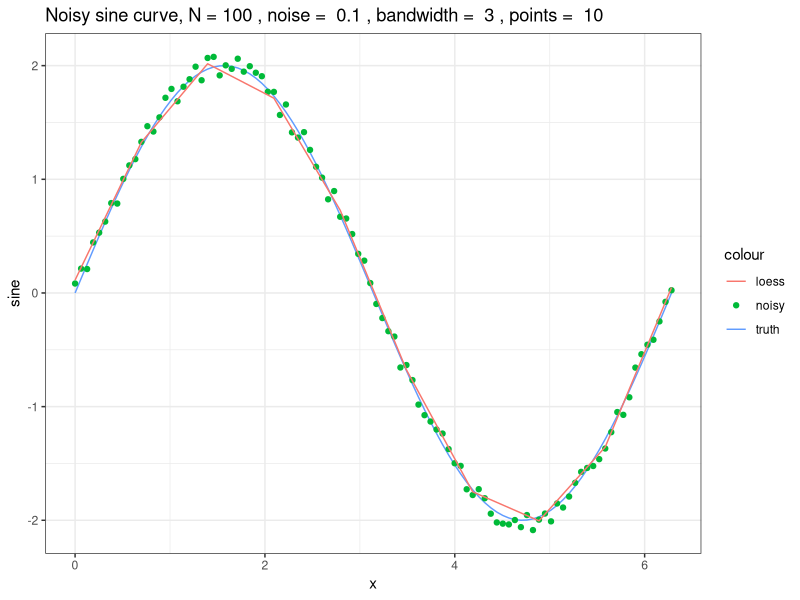
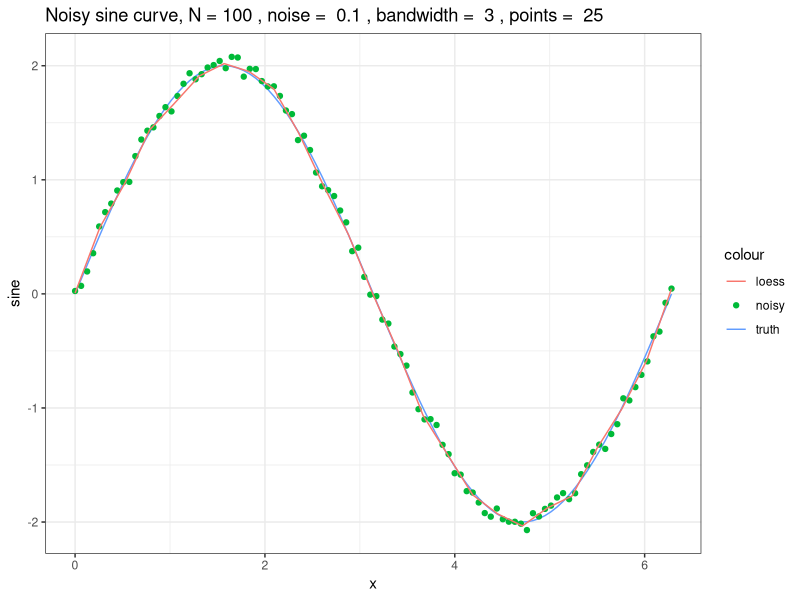
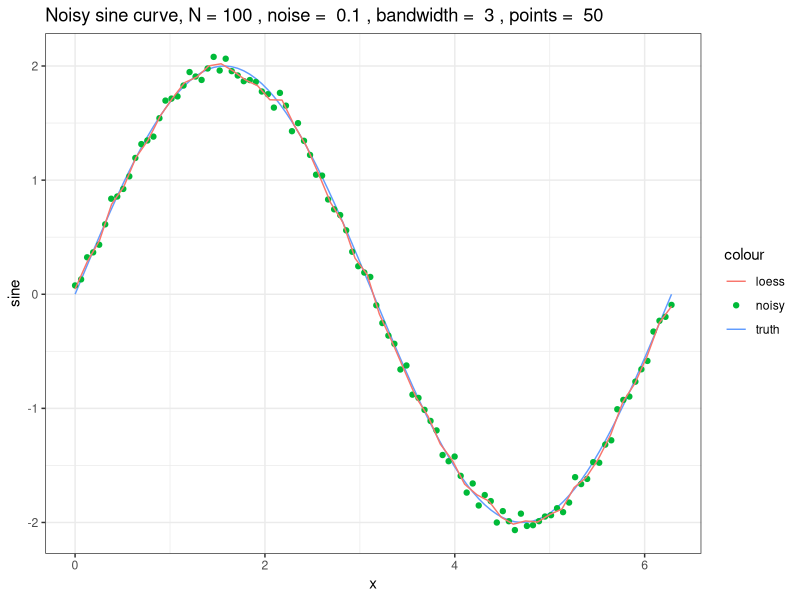
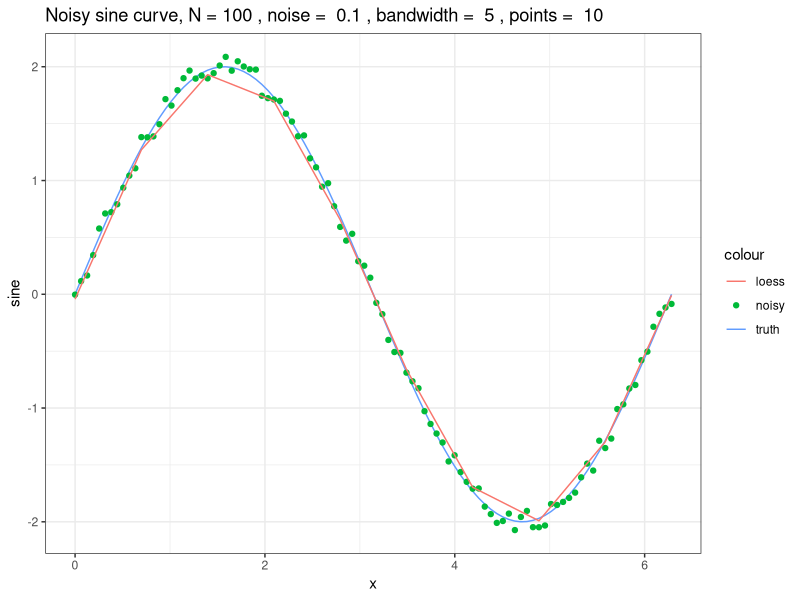
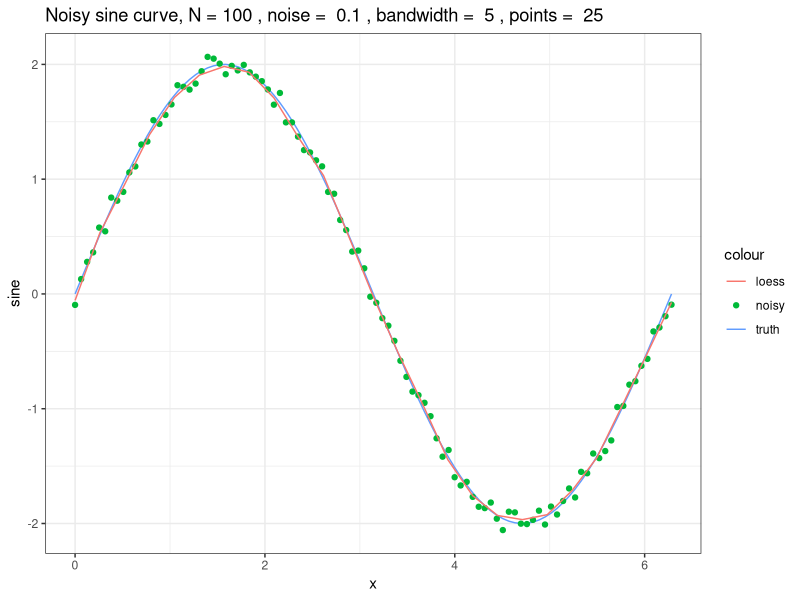
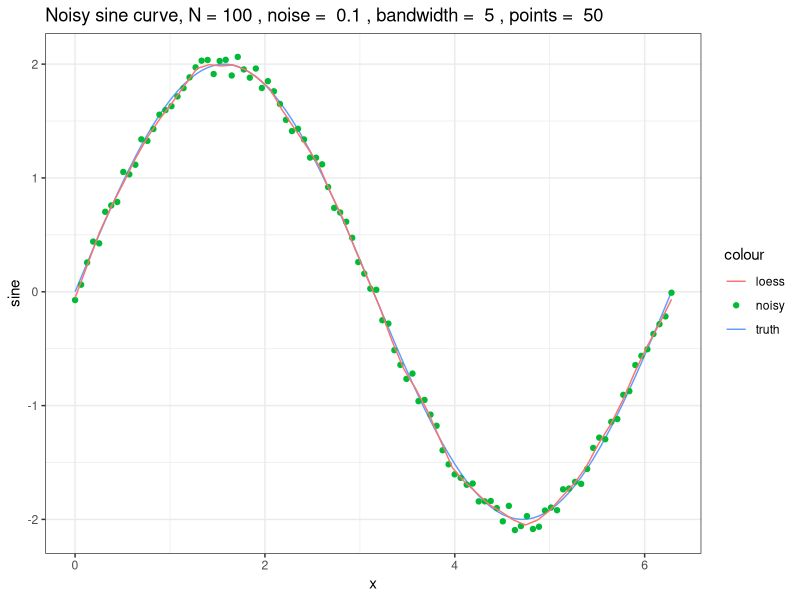
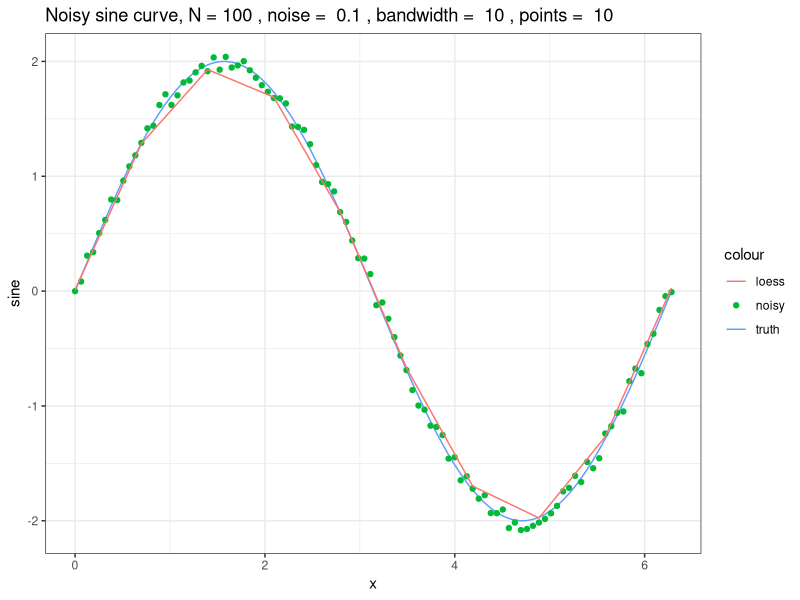
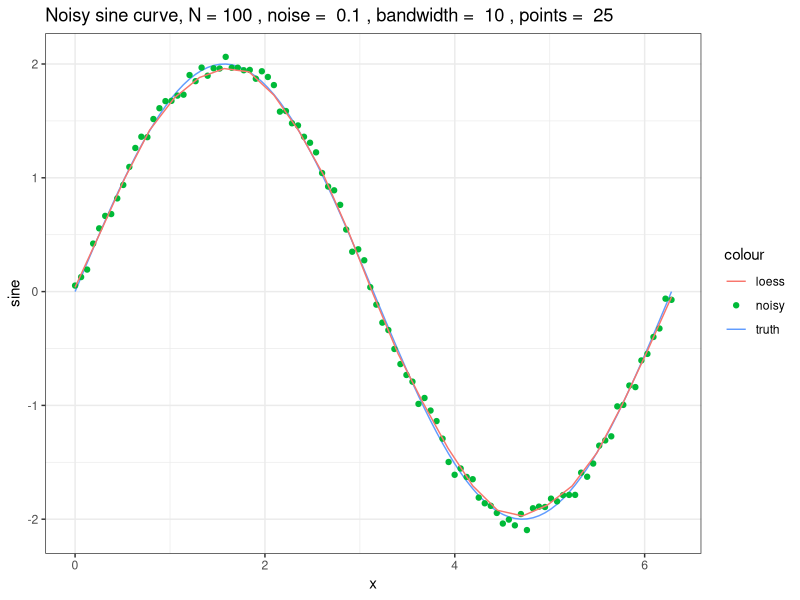

Generate these figures, in order, with R:
## ---- chunk 1
# load dependencies
library(scales)
library(ggplot2)

# set the random seed
set.seed(42)

rescale_value = function(value, r_min, r_max, t_min=0, t_max=1) {
    (value - r_min) / (r_max - r_min) * (t_max - t_min) + t_min
}

get_band = function(distances, width) {
    min_i = which.min(distances)
    total = length(distances)
    band = c(min_i)

    # if the closest neighbor is at either the left or right bound, start the window there
    if (min_i == 1) return(seq(1, width))
    if (min_i == total) return(seq(total - width, total))

    # otherwise build it up iteratively
    while(length(band) < width) {
        min_i = head(band, n=1)
        max_i = tail(band, n=1)
        if (min_i == 1) band = c(band, c(max_i + 1))
        else if (max_i == total) band = c(c(min_i), band)
        else if (distances[min_i - 1] < distances[max_i + 1]) band = c(c(min_i - 1), band)
        else band = c(band, c(max_i + 1))
    }

    # return the band
    c(band)
}

get_weights = function(distances, band) {
    normed_ds = distances[band] / max(distances[band])
    bandwidth = length(band)
    mu = 0
    std = bandwidth * sd(normed_ds)
    x = seq(mu - std, mu + std, length.out=length(normed_ds))
    weights = dnorm(x, mu, std)
    weights
}
## ---- chunk 2
myloess = function(dat, bandwidth, num_pts) {
    # extract the predictor and response and compute their respective min and max values
    xs = dat$x
    x_min = min(xs)
    x_max = max(xs)

    # extract the response
    ys = dat$y
    y_min = min(ys)
    y_max = max(ys)

    # scale the predictor and response to unit interval
    normed_xs = rescale(xs, c(0, 1), c(x_min, x_max))
    normed_ys = rescale(ys, c(0, 1), c(y_min, y_max))
    
    # predict n evenly spaced points over the output range
    output_xs = seq(x_min, x_max, length.out=num_pts)
    output_ys = c()

    for (x in output_xs) {
        # rescale the value to the unit interval
        normed_x = rescale_value(x, x_min, x_max)

        # compute distances from this value to all other values
        distances = abs(normed_xs - normed_x)

        # get the indices of the band around the current points
        band_is = get_band(distances, bandwidth)

        # get weights for elements of the band
        weights = get_weights(distances, band_is)

        # get the subsets of the normed predictor and response corresponding to the band
        band_xs = normed_xs[band_is]
        band_ys = normed_ys[band_is]
        
        data = data.frame(x=band_xs, y=band_ys)
        
        # fit weighted least squares model to the band
        wls = lm(y ~ x, data=data, weight=weights)
        wls_y = predict(wls, data.frame(x=normed_x))
        
        # save predicted value
        output_ys = c(output_ys, c(wls_y[[1]]))
    }

    # rescale the response to the original interval
    output_ys = rescale(output_ys, c(y_min, y_max), c(0, 1))

    data.frame(X=output_xs, Y=output_ys)
}
## ---- chunk 3
n = 100
x = seq(0, 2*pi, length.out=n)
sine = 2*sin(x)
noises = c(.1, .5, 1)
lambdas = c(3, 5, 10, 20)
points = c(as.integer(n / 10), as.integer(n / 4), as.integer(n / 2))

# try the LOESS function with each combination of noise, bandwidth, and point coun
for (noise in noises) {
  for (l in lambdas) {
    for (pts in points) {
      # simulate noisy sampling
      y = sapply(sine, function(i) jitter(i, amount=noise))
      frame = data.frame(x=x, y=y)
      
      # apply LOESS
      result = myloess(frame, l, pts)
      
      # create plot
      p = ggplot(frame) +
        geom_line(aes(x=x, y=sine, color='truth')) +
        geom_point(aes(x=x, y=y, color='noisy')) +
        geom_line(data=result, aes(x=X, y=Y, color='loess')) +
        theme_bw() +
        labs(title=paste("Noisy sine curve, N =", n, ", noise = ", noise, ", bandwidth = ", l, ", points = ", pts))
      print(p)
    }
  }
}
## ---- chunk 4
kde = function(y, bw, n=500) {
  if (bw == 'SJ') bw = 'SJ-ste'
  model = density(y, bw=bw, n=n)
  model
}
## ---- chunk 5
generate_bimodal = function(mu1, mu2, sd1, sd2, n, weight=0.5) {
  spl = as.integer(n / 2)
  x1 = rnorm(as.integer(n * weight), mean=mu1, sd=sd1)
  x2 = rnorm(n - spl, mean=mu2, sd=sd2)
  c(c(x1), (x2))
}
## ---- chunk 6
# set parameters
mu1 = 0
mu2 = 7
sd1 = 1
sd2 = 2
n = 300
w = 0.2

noises = c(.1, .5, 1)                                                 # different amounts of noise to add to samples
lambdas = c(0.2, 0.5, 1, 3)                                           # manual bandwidths to try
lambda_selection_methods = c('nrd0', 'nrd', 'SJ')                     # bandwidth selection methods
points = c(as.integer(n / 10), as.integer(n / 4), as.integer(n / 2))  # different point counts to try

for (noise in noises){
    for (l in lambdas) {
        for (pts in points) {
            # generate samples from bimodal distribution
            y = generate_bimodal(mu1, mu2, sd1, sd2, n, w)
            
            # apply noise
            noisy_y = sapply(y, function(i) jitter(i, amount=noise))

            # summarize data
            y_min = min(y)
            y_max = max(y)
            y_std = sd(y)
            y_lo = y_min - y_std
            y_hi = y_max + y_std
            y_dom = seq(y_lo, y_hi, length.out=n)

            # fit kernel density model on noisy data
            kde_model = kde(noisy_y, l, pts)
            kde_result = data.frame(x=kde_model$x, y=kde_model$y)
            
            # create plot
            p = ggplot(kde_result) +
              geom_line(aes(x=x, y=y, color='KDE')) +
              geom_line(data=data.frame(x=y, y=dnorm(y, mu1, sd1)), aes(x=x, y=y, color='left true')) +
              geom_line(data=data.frame(x=y, y=dnorm(y, mu2, sd2)), aes(x=x, y=y, color='right true')) +
              theme_bw() +
              labs(title=paste0("Bimodal ", w * 100, "% left ", (1 - w) * 100, "% right, N = ", n, ", noise = ", noise, ", bandwidth = ", l, ", points = ", pts))
            print(p)
        }
    }
  
  for (l in lambda_selection_methods) {
        for (pts in points) {
            # generate samples from bimodal distribution
            y = generate_bimodal(mu1, mu2, sd1, sd2, n, w)
            
            # apply noise
            noisy_y = sapply(y, function(i) jitter(i, amount=noise))

            # summarize data
            y_min = min(y)
            y_max = max(y)
            y_std = sd(y)
            y_lo = y_min - y_std
            y_hi = y_max + y_std
            y_dom = seq(y_lo, y_hi, length.out=n)

            # fit kernel density model on noisy data
            kde_model = kde(noisy_y, l, pts)
            kde_result = data.frame(x=kde_model$x, y=kde_model$y)
            
            # create plot
            p = ggplot(kde_result) +
              geom_line(aes(x=x, y=y, color='KDE')) +
              geom_line(data=data.frame(x=y, y=dnorm(y, mu1, sd1)), aes(x=x, y=y, color='left true')) +
              geom_line(data=data.frame(x=y, y=dnorm(y, mu2, sd2)), aes(x=x, y=y, color='right true')) +
              theme_bw() +
              labs(title=paste0("Bimodal, N = ", n, ", noise = ", noise, ", bandwidth = ", l, ", points = ", pts))
            print(p)
        }
    }
}
